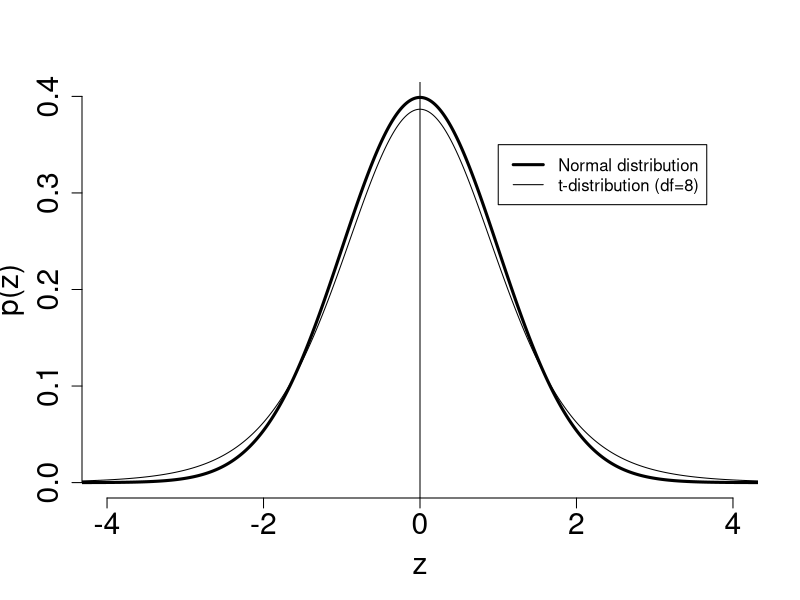

The R script that drew this image:
#bitmap('/Users/kevindunn/Statistics course/Course notes/Univariate data analysis/images/t-distribution-comparison.png', type="png256", width=14, height=7, res=250, pointsize=14)

x <- seq(-5, 5, 0.01)
p.x <- dnorm(x)
p.t <- dt(x, df=8)
plot(x, p.x, type="l", xlab="z", ylab="p(z)", frame.plot=FALSE, main="", cex.lab=1.8, cex.main=1.8, lwd=3, cex.sub=1.8, cex.axis=1.8, xlim=c(-4,4))
lines(x, p.t)
abline(v=0)

legend(1, y=0.35, legend=c("Normal distribution", "t-distribution (df=8)"), lwd = c(3, 1))

#dev.off()